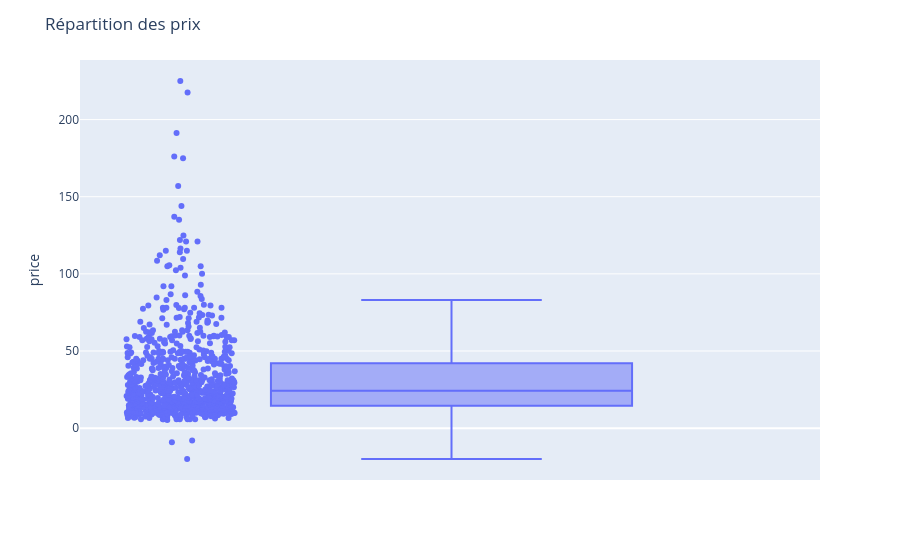

The code cell stored with this chart in its notebook:
### Code cell
#Autre méthode avec plotly express
fig = px.box(df_merge, y="price", points="all")
fig.update_layout(title="Répartition des prix")
fig.show()

### Figure 1 — Plotly figure (JSON) as saved in the notebook; plotly's stock layout.template omitted (floating-point values rounded to 4 significant figures; data arrays with more than 128 entries replaced by an {"elided": "..."} marker saying what was removed)
{"data": [{"alignmentgroup": "True", "boxpoints": "all", "hovertemplate": "price=%{y}<extra></extra>", "legendgroup": "", "marker": {"color": "#636efa"}, "name": "", "notched": false, "offsetgroup": "", "orientation": "v", "showlegend": false, "type": "box", "x0": " ", "xaxis": "x", "y": {"elided": "825 float values"}, "y0": " ", "yaxis": "y"}], "layout": {"boxmode": "group", "legend": {"tracegroupgap": 0}, "margin": {"t": 60}, "title": {"text": "Répartition des prix"}, "xaxis": {"anchor": "y", "domain": [0, 1]}, "yaxis": {"anchor": "x", "domain": [0, 1], "title": {"text": "price"}}}}
